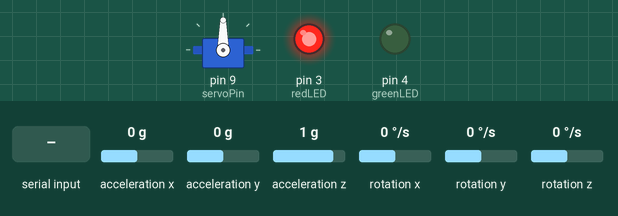
A sketch run on a simulated Arduino Uno, built with avr-gcc and run on an emulated ATmega328P. On the bench: servo, output pins drawn as LEDs (lit = HIGH). The inputs (shaded band) are chosen by the test bench; at power-on: acceleration x 0 g, acceleration y 0 g, acceleration z 1 g, rotation x 0 °/s, rotation y 0 °/s, rotation z 0 °/s. What the sketch prints to the serial monitor is not drawn.

Above: at 1.2 s.
1.3 s: "A" received over Serial
At 2.2 s:
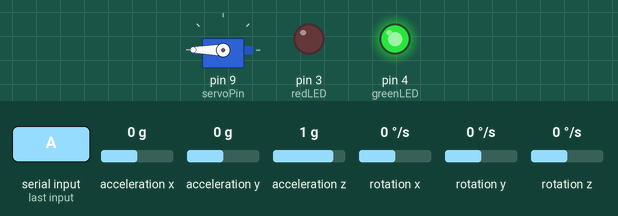
2.8 s: "D" received over Serial
At 3.4 s:
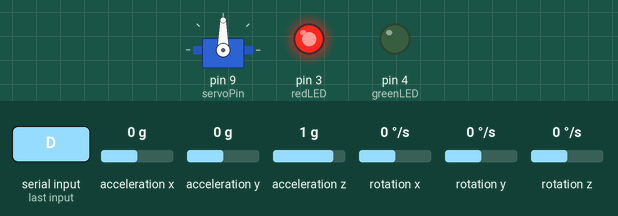
Timing chart, 0 to 5.8 s (numbered marks = the images above; inputs shaded):
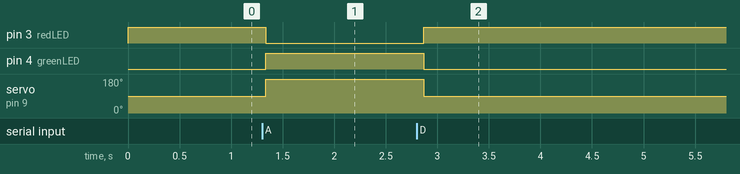

The sketch:

wk4task2.ino
```cpp
#include <Wire.h>
#include <MPU6050.h>
#include <Servo.h>

MPU6050 mpu;
Servo servo;

int servoPin = 9;
int greenLED = 4;
int redLED = 3;

void setup() {
  Serial.begin(9600);
  Wire.begin();
  mpu.initialize();
  servo.attach(servoPin);

  pinMode(greenLED, OUTPUT);
  pinMode(redLED, OUTPUT);

  if (!mpu.testConnection()) {
    Serial.println("MPU6050 connection failed!");
    while (1);
  }

  Serial.println("System Ready");
  servo.write(90);
  digitalWrite(redLED, HIGH);
  digitalWrite(greenLED, LOW);
}

void loop() {

  int16_t ax, ay, az;
  mpu.getAcceleration(&ax, &ay, &az);


  Serial.print(ax); Serial.print(",");
  Serial.print(ay); Serial.print(",");
  Serial.println(az);


  if (Serial.available()) {
    char cmd = Serial.read();
    if (cmd == 'A') {
      servo.write(180);
      digitalWrite(greenLED, HIGH);
      digitalWrite(redLED, LOW);
    } else if (cmd == 'D') {
      servo.write(90);
      digitalWrite(greenLED, LOW);
      digitalWrite(redLED, HIGH);
    }
  }

  delay(100);
}
```

Measured:
- after the input at 1.3 s, pin 3 (redLED): HIGH → LOW at once; pin 4 (greenLED): LOW → HIGH at once; servo on pin 9 (servoPin): 90° → 180° at once
- after the input at 2.8 s, pin 3 (redLED): LOW → HIGH after 0.07 s; pin 4 (greenLED): HIGH → LOW after 0.07 s; servo on pin 9 (servoPin): 180° → 90° after 0.07 s
